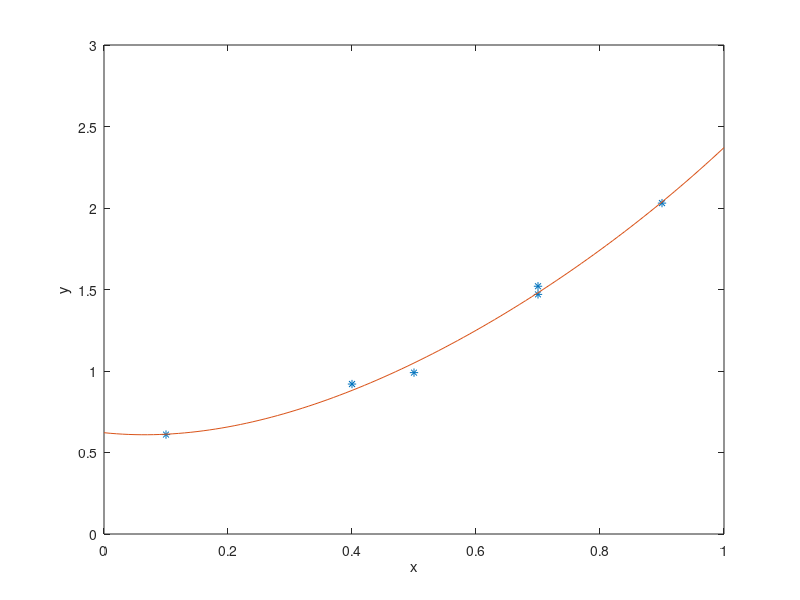

This figure's MATLAB source:
% f8_5  same as L8_3 
% Copyright S. Nakamura, 1995
set(gcf, 'NumberTitle','off','Name', 'Figure 8.5; List 8.3')

clear; clf
data=[   0.1   0.61;
         0.4   0.92;
         0.5   0.99;
         0.7   1.52;
         0.7   1.47;
         0.9   2.03];
x = data(:,1);    y = data(:,2);
A(:,1)=ones(size(x));   A(:,2)=x;   A(:,3)=sin(x);  A(:,4)=exp(x);
c = A\y;
xx = 0:0.01:1;
g= c(1)*ones(size(xx)) + c(2)*xx + c(3)*sin(xx) + c(4)*exp(xx);
axis('square');
plot(x, y,'*', xx, g);  xlabel('x'); ylabel('y')
axis([0, 1, 0, 3])
